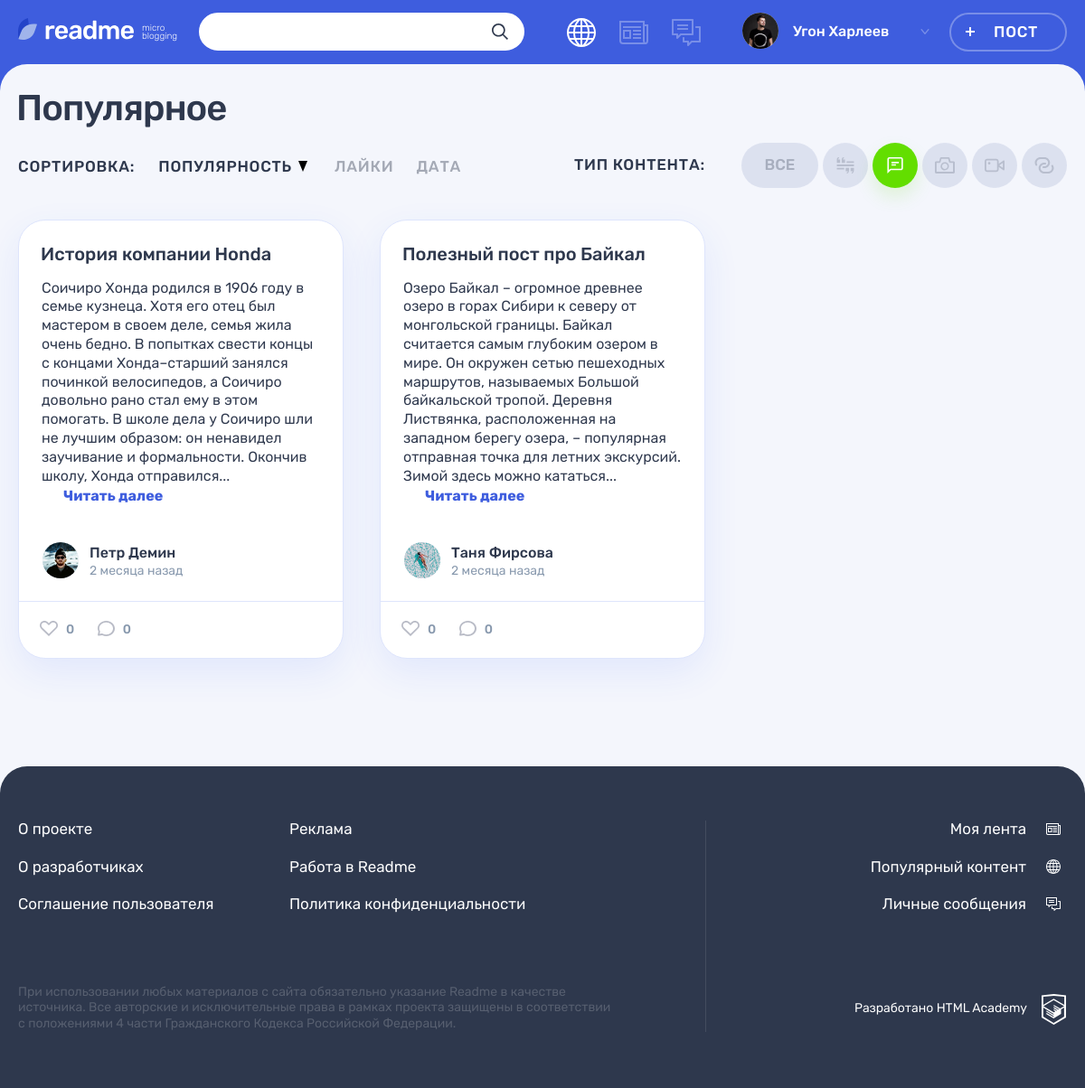
Page /index.php?tab=2 on the committed database.
### tables this page shows
CREATE TABLE content_type
(
    id   INT AUTO_INCREMENT PRIMARY KEY UNIQUE,
    type VARCHAR(1024),
    icon VARCHAR(1024)
);

CREATE TABLE posts
(
    id              INT AUTO_INCREMENT PRIMARY KEY UNIQUE,
    timestamp_add   TIMESTAMP,  
    title           VARCHAR(128) NOT NULL,
    text_content    TEXT,
    quote_author    VARCHAR(1024),
    image_content   VARCHAR(1024),
    video_content   VARCHAR(1024),
    link            VARCHAR(1024),
    show_count      INT,
    author_id       INT          NOT NULL,
    content_type_id INT,
    hashtag         VARCHAR(1024),
    INDEX (title)
);

CREATE TABLE users
(
    id            INT AUTO_INCREMENT PRIMARY KEY UNIQUE,  
    timestamp_add TIMESTAMP,
    email         VARCHAR(128) NOT NULL UNIQUE,
    login         VARCHAR(64)  NOT NULL UNIQUE,
    password      VARCHAR(64)  NOT NULL,
    avatar_path   VARCHAR(1024),
    INDEX (login)
);

### templates/main.php (the view, shortened to what this page needs)
<section class="page__main page__main--popular">
    <div class="container">
        <h1 class="page__title page__title--popular">Популярное</h1>
    </div>
    <div class="popular container">
        <div class="popular__filters-wrapper">
            <div class="popular__sorting sorting">
                <b class="popular__sorting-caption sorting__caption">Сортировка:</b>
                <ul class="popular__sorting-list sorting__list">
                    <li class="sorting__item sorting__item--popular">
                        <a class="sorting__link sorting__link--active" href="#">
                            <span>Популярность</span>
                            <svg class="sorting__icon" width="10" height="12">
                                <use xlink:href="#icon-sort"></use>
                            </svg>
                        </a>
                    </li>
                    <li class="sorting__item">
                        <a class="sorting__link" href="#">
                            <span>Лайки</span>
                        </a>
                    </li>
                    <li class="sorting__item">
                        <a class="sorting__link" href="#">
                            <span>Дата</span>
                        </a>
                    </li>
                </ul>
            </div>
            <div class="popular__filters filters">
                <b class="popular__filters-caption filters__caption">Тип контента:</b>
                <ul class="popular__filters-list filters__list">
                    <li class="popular__filters-item popular__filters-item--all filters__item filters__item--all">
                        <a class="filters__button filters__button--ellipse filters__button--all <?php if (!$contentIndex) {
                        } ?>"
                           href="../index.php">
                            <span>Все</span>
                        </a>
                    </li>
                    <?php foreach ($contentType as $value): ?>
                        <li class="popular__filters-item filters__item">
                            <a class="filters__button filters__button--<?= $value['icon']; ?> button <?php if ($contentIndex == $value['id']) {
                                print('filters__button--active');
                            } ?>" href="../index.php?tab=<?= $value['id']; ?>">
                                <svg class="filters__icon" width="22" height="18">
                                    <use xlink:href="#icon-filter-<?= $value['icon']; ?>"></use>
                                </svg>
                            </a>
                        </li>
                    <?php endforeach; ?>
                </ul>
            </div>
        </div>
        <div class="popular__posts">
            <?php foreach ($contentShow as $key => $val): ?>
                <article class="popular__post post post-<?= ($val['icon']); ?>">
                    <header class="post__header">
                        <a href="post.php?id=<?= ($val['id']); ?>">
                            <h2><?= ($val['title']); ?></h2>
                        </a>
                    </header>
                    <div class="post__main">
                        <?php if ($val['icon'] == 'text'): ?>
                            <p><?= (cut_text($val['text_content'])); ?></p>
                        <?php endif; ?>
                    </div>
                    <footer class="post__footer">
                        <div class="post__author">
                            <a class="post__author-link" href="#" title="Автор">
                                <div class="post__avatar-wrapper">
                                    <img class="post__author-avatar" src="img/<?= ($val['avatar_path']); ?>"
                                         alt="Аватар пользователя">
                                </div>
                                <div class="post__info">
                                    <b class="post__author-name">
                                        <?= ($val['login']); ?>
                                    </b>
                                    <time class="post__time"
                                          datetime="<?= show_date(($val['timestamp_add']), 'datetime_format'); ?>"
                                          title="<?= show_date(($val['timestamp_add']), 'title_format'); ?>">
                                        <?= show_date(($val['timestamp_add']), 'relative_format'); ?> назад
                                    </time>
                                </div>
                            </a>
                        </div>
                        <div class="post__indicators">
                            <div class="post__buttons">
                                <a class="post__indicator post__indicator--likes button" href="#" title="Лайк">
                                    <svg class="post__indicator-icon" width="20" height="17">
                                        <use xlink:href="#icon-heart"></use>
                                    </svg>
                                    <span>0</span>
                                </a>
                                <a class="post__indicator post__indicator--comments button" href="#"
                                   title="Комментарии">
                                    <svg class="post__indicator-icon" width="19" height="17">
                                        <use xlink:href="#icon-comment"></use>
                                    </svg>
                                    <span>0</span>
                                </a>
                            </div>
                        </div>
                    </footer>
                </article>
            <?php endforeach; ?>
        </div>
    </div>
</section>

### functions.php (shortened to what this page needs)
<?php
function cut_text($text, $symbols = 300)
{
    if (mb_strlen($text) > $symbols) {
        $gap_count = explode(" ", $text);
        $text_length = 0;
        $i = 0;
        while ($text_length < $symbols) {
            $text_length += mb_strlen($gap_count[$i]);
            $i++;
        }
        $text = implode(" ", array_slice($gap_count, 0, $i)) . '... <a class="post-text__more-link" href="#">Читать далее</a>';
    }
    return $text;
}
function include_template($path, array $data = [])
{
    $path = 'templates/' . $path . '.php';
    htmlspecialchars(extract($data));
    require_once $path;
    return ob_get_clean();
}
function get_noun_plural_form(int $number, string $one, string $two, string $many): string
{
    $number = (int)$number;
    $mod10 = $number % 10;
    $mod100 = $number % 100;
    switch (true) {
        case ($mod10 >= 2 && $mod10 <= 4):
            return $two;
    }
}
function show_date($time, $format)
{
    $timestamp = strtotime($time);
    $dt = date_create();
    $dt = date_timestamp_set($dt, $timestamp);
    $current_timestamp = time();
    switch ($format) {
        case 'datetime_format':
            $format_timestamp = date_format($dt, DATETIME_FORMAT);
            break;
        case 'title_format':
            $format_timestamp = date_format($dt, TITLE_FORMAT);
            break;
        case 'relative_format':
            if ($timestamp + SIXTY_MINUTES > $current_timestamp) {
                $remaining_minutes = ceil(($current_timestamp - $timestamp) / SIXTY_SECONDS);
                $format_timestamp = $remaining_minutes . get_noun_plural_form(
                        $remaining_minutes,
                        ' минута',
                        ' минуты',
                        ' минут'
                    );
            } elseif ($timestamp + FIVE_WEEKS <= $current_timestamp) {
                $remaining_months = ceil(($current_timestamp - $timestamp) / FIVE_WEEKS);
                $format_timestamp = $remaining_months . get_noun_plural_form(
                        $remaining_months,
                        ' месяц',
                        ' месяца',
                        ' месяцев'
                    );
            }
            break;
    }
    return $format_timestamp;
}
function requestDataBase($sql, $type)
{
    $connect = mysqli_connect("localhost", "root", "root", "readme");
    mysqli_set_charset($connect, "utf8");
    if (!$connect) {
        $error = mysqli_connect_error();
        $answerDataBase = print("Ошибка MySQL: " . $error);
    } else {
        if ($result = mysqli_query($connect, $sql)) {
            switch ($type) {
                case 'all':
                    $answerDataBase = mysqli_fetch_all($result, MYSQLI_ASSOC);
                    break;
            }
        } else {
            $error = mysqli_error($connect);
            $answerDataBase = print("Ошибка MySQL: " . $error);
        }
    }
    return $answerDataBase;
}

### rows in the picture
posts: title "История компании Honda", i "Соичиро Хонда родился в 1906 году в семье кузнеца. Хотя его отец был мастером в своем деле, семья жила очень бедно. В попытках свести концы с концами Хонда–старший занялся починкой велосипедов, а Соичиро довольно рано стал ему в этом помогать. В школе дела у Соичиро шли не лучшим образом: он ненавидел заучивание и формальности. Окончив школу, Хонда отправился", author.avatar_path (picture), author.login "Петр Демин", timestamp_add "2 месяца"
posts: title "Полезный пост про Байкал", i "Озеро Байкал – огромное древнее озеро в горах Сибири к северу от монгольской границы. Байкал считается самым глубоким озером в мире. Он окружен сетью пешеходных маршрутов, называемых Большой байкальской тропой. Деревня Листвянка, расположенная на западном берегу озера, – популярная отправная точка для летних экскурсий. Зимой здесь можно кататься", author.avatar_path (picture), author.login "Таня Фирсова", timestamp_add "2 месяца"

### other values in the picture
$user_name "Угон Харлеев"
